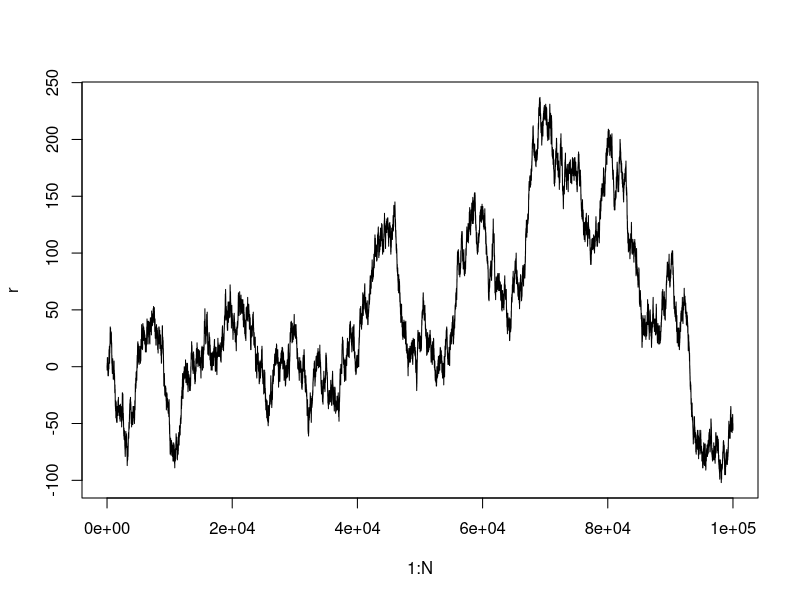

Generate this figure with R:
# Assignment 3 - MATH 377 
# --------------------------------------------------------
#Problem 1:
#  Recall the “Binomial Random Variable” X ∼ Binomial(n, p) is a
#random variable such that,
#supp(X) = {0, 1, 2, 3, ..., n}
#and that the probabilities are given by,
# 
#n j
#P (X = j) =
#  p (1 − p)n−j
#j
#Use R to write your own script to sample from a Binomial(4, 31 )
#distribution. Note, R already has a built-in feature that makes
#binomial sampling very easy. The p
# --------------------------------------------------------

# n = NUMBER OF TRIALS
# p = probability of success (1)
# Generates a vector of bernoulli trials 1 or 0

mybern = function(n, p) {
  x = runif(n, min=0, max=1)
  r = matrix(NA, nrow=1, ncol=n)
  for (i in 1:n){
    if(x[i] < 1-p){
      r[i] = 0
    } else {
      r[i] = 1
    }
  }
  return(r)
}

# returns P(X=j) for 
p_binom = function(j) {
  N = 1e5
  r = matrix(NA, nrow=1, ncol=N)
  for (i in 1:N){
    bern = mybern(4, 1/3)
    r[i] = sum(bern)
  }
  
  return(sum((r == j))/N)
  
}
# probability of P(X=0)
p_binom(0)


# --------------------------------------------------------
# PROBLEM 2
#Let x be a vector. Write a function in R called
#check.sign which returns the “sign” of each coordinate of x. For
#example, if x = (3, −2, 0, 4, −1) then,
#check.sign(x) = (1, −1, 0, 1, −1)
# --------------------------------------------------------

check.sign = function(x) {
  num_col = ncol(x)
  print(num_col)
  r = matrix(NA, nrow=1, ncol=num_col)
  for (i in 1:num_col){        # looping to check sign
    if(x[i] < 0) {
      r[i] = -1
    } else if(x[i] == 0) {
      r[i] = 0
    } else {
      r[i] = 1
    }
  }
  r
}

example = matrix(c(3,-2,0,4,-1), nrow=1, ncol=5)
check.sign(example)

# =------------------------------------------------------
# PROBLEM 3
# Start at x = 0. After one step either go up by +1
#or go down by −1, with equal probabilities. Thus, after one step
#x = 1 or x = −1 with equal probability. If you are currently at
#x = 1 then either go up by +1 or down by −1, with equal proba-
#  bility. Likewise if you are currently at x = −1. And continue this
#complicated process for 2000 steps.
#Generate a vector x with x[1] = 0 but x[n] denoting the posi-
#  tion after the n-th step. You can visualize the behavior of this
#“symmetric random walk ” by typing,
#plot(1:2000,x,type=’l’)
#What does this random walk resemble?
# --------------------------------------------------------
N = 1e5
r = matrix(NA, nrow=1, ncol=N)
start = 0
r[1] = start
for (i in 2:N) {
  n = runif(1)
  
  if (n < 0.5){
    r[i] = r[i-1] + 1    
  } else {
    r[i] = r[i-1] - 1
  }
  
}


plot(1:N, r,type='l')

# Resembles stock prices
